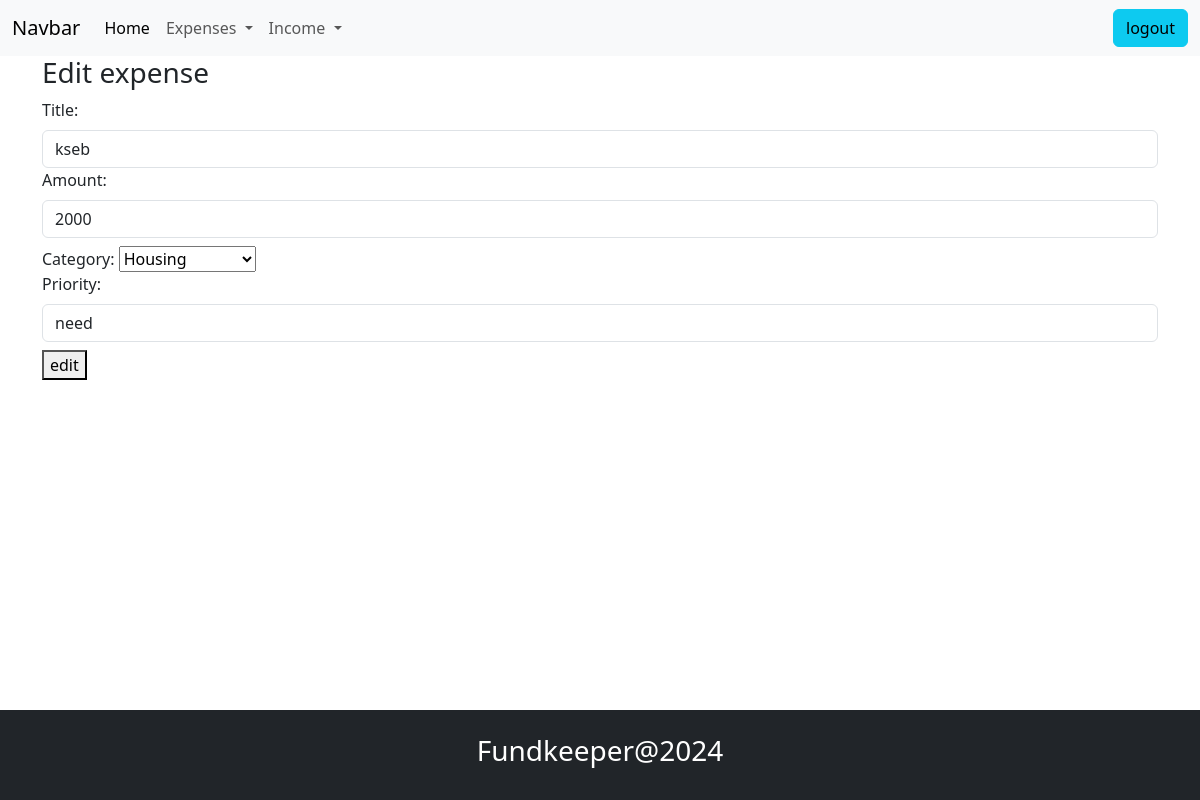
/expense/3/change/ (signed in), run on the app's committed database.
### budget/models.py (models this page shows, shortened)
class ExpenseModels(models.Model):
    title=models.CharField(max_length=200)
    amount=models.PositiveIntegerField()
    expense_categories = (
        ("Housing", "Housing"),
        ("Transportation", "Transportation"),           # options are given in tuple
        ("Food", "Food"),
        ("Health", "Health"),
        ("Entertainment", "Entertainment"),
        ("DebtPayments", "Debt Payments"),
        ("PersonalCare", "Personal Care"),
        ("Education", "Education"),
        ("Savings", "Savings"),
        ("Miscellaneous", "Miscellaneous")
    )
    category=models.CharField(max_length=200,choices=expense_categories,default="Miscellaneous")
    user_object=models.ForeignKey(User,on_delete=models.CASCADE)
    created_date=models.DateField(auto_now_add=True)    # auto_now_add =True   is used to automaticaly adding the date
    priority_options=(
        ("need","need"),
        ("want","want")
    )
    priority=models.CharField(max_length=200,choices=priority_options,default="need")

### budget/views.py (the view, shortened to what this page needs)
# urls.py: path("expense/<int:pk>/change/",views.ExpenseUpdateView.as_view(),name="expense-change"),
@method_decorator(signin_required,name="dispatch")
class ExpenseUpdateView(View):
    def get(self,request,*args,**kwargs):
        id=kwargs.get("pk")
        expense_object=ExpenseModels.objects.get(id=id)
        form_instance=ExpenseModelForm(instance=expense_object)
        return render(request,"expense_edit.html",{"form":form_instance})

### budget/forms.py
class ExpenseModelForm(forms.ModelForm):
    class Meta:
        model=ExpenseModels
        exclude=("id","created_date","user_object")
        widgets={
            "title":forms.TextInput(attrs={"class":"form-control mt-2"}),
            "amount":forms.NumberInput(attrs={"class":"form-control mt-2"}),
            "category":forms.Select(attrs={"class":"form-control,form-select mt-2"}),
            "priority":forms.Select(attrs={"class":"form-control mt-2 mb-2"})
        }

### budget/templates/expense_edit.html (shortened to what this page needs)
{%extends "base.html"%}
{%block main_block%}
    <div class="container">
        <h3>Edit expense</h3>
        <form action="" method="post">
            {{form}}
            <button type="submit"> edit</button>
        </form>
    </div>
{%endblock%}

### data on the page
ExpenseModels: title "kseb", amount "2000", category "Housing", priority "need"
